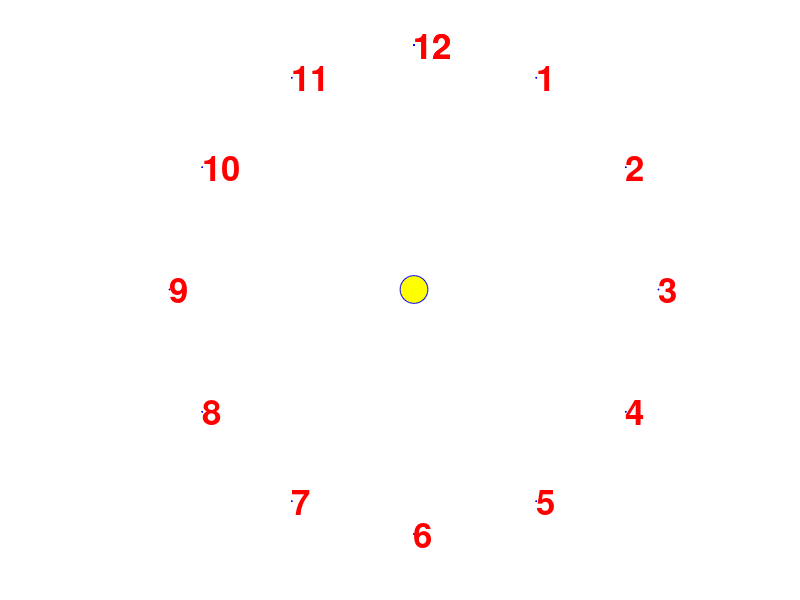

Write the MATLAB code that produced this figure.
clc
clear
close all
th = 0:30:360;
x= sind(th);
y =cosd(th);
figure('color','k','menubar','none')
plot(x,y,'r*','markersize',1,'markerfacecolor','b','markeredgecolor','b')
axis square off
t =1;
for k  = [12 1 2 3 4 5 6 7 8 9 10 11 12]
    text(x(t),y(t),num2str(k),'fontsize',25,'fontweight','bold','color','r')
%     pause(0.05)
    t = t+1;
end
hold on
plot(0,0,'ro','markersize',20,'markerfacecolor','y','markeredgecolor','b')
for k = 1:13
l1 = line([0 x(k)],[0 y(k)],'linewidth',2.5,'color','r');

pause(0.51)
delete(l1)
end




